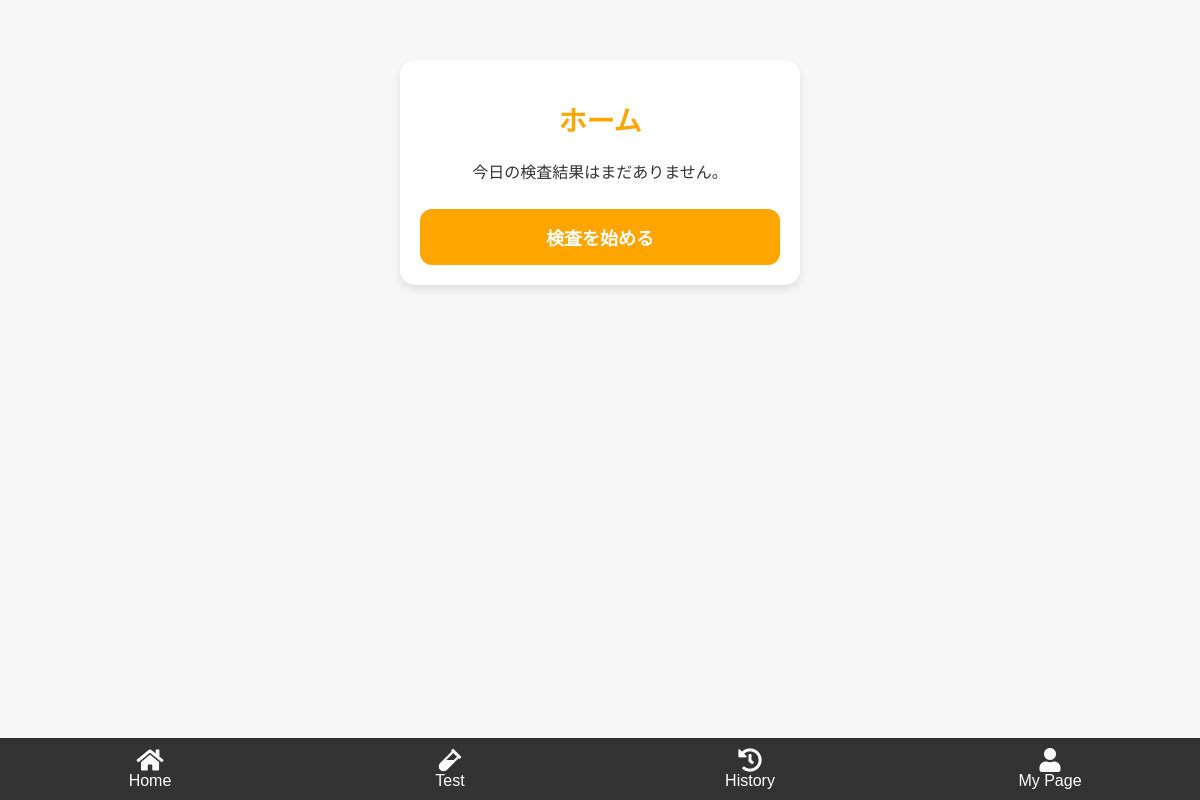
Page / (signed in) on the earlier database version.
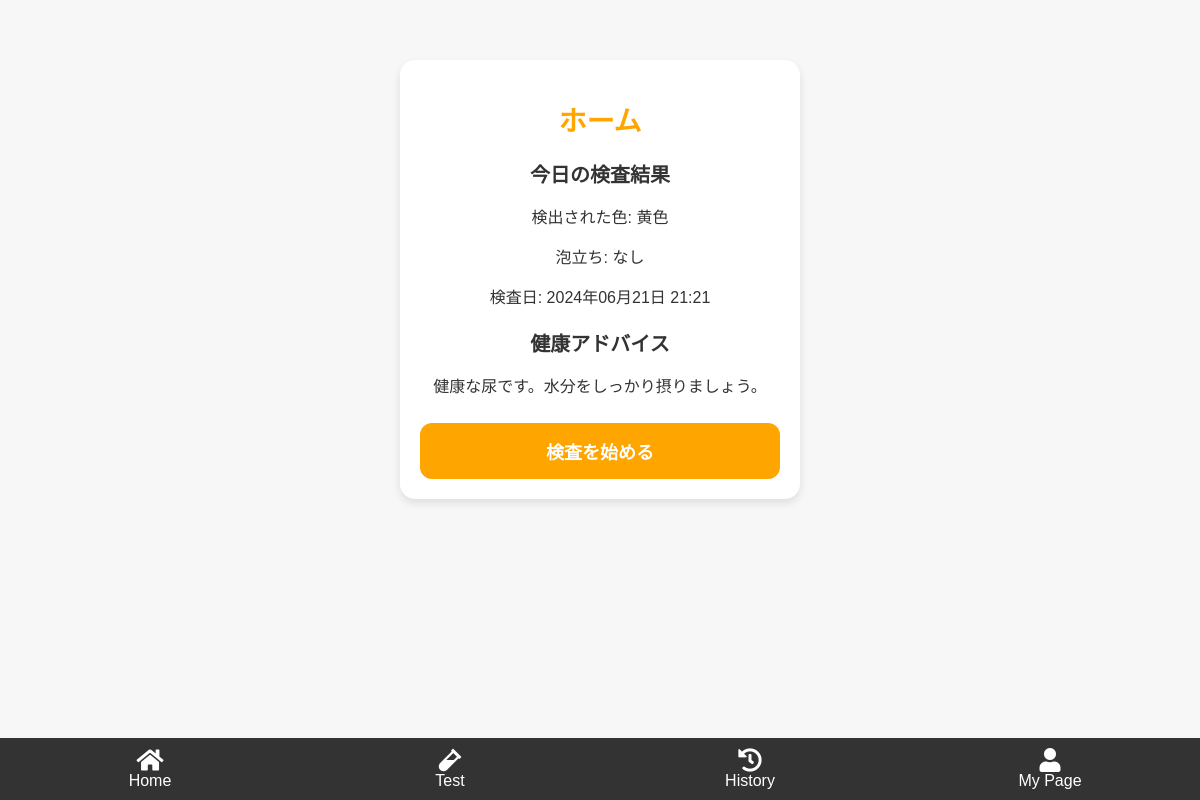
Same page on the later database version.
### app.py (models this page shows)
class Result(db.Model):
    id = db.Column(db.Integer, primary_key=True)
    color = db.Column(db.String(20), nullable=False)
    foam = db.Column(db.String(20), nullable=False)
    date = db.Column(db.DateTime, nullable=False, default=datetime.utcnow)
    user_id = db.Column(db.Integer, db.ForeignKey('user.id'), nullable=False)

### app.py (the view)
@app.route('/')
@login_required
def home():
    today = date.today()
    latest_result = Result.query.filter_by(user_id=current_user.id).filter(Result.date >= today).order_by(Result.date.desc()).first()
    health_advice = ""
    if latest_result:
        print(f"Latest result: {latest_result.color}, {latest_result.foam}, {latest_result.date}")  # デバッグ用ログ
        color = latest_result.color
        if color == "黄色":
            health_advice = "健康な尿です。水分をしっかり摂りましょう。"
        elif color == "無色透明":
            health_advice = "水分を多く摂りすぎているかもしれません。"
        elif color == "その他":
            health_advice = "異常な色です。医師の診察を受けてください。"
    return render_template('home.html', latest_result=latest_result, health_advice=health_advice)

### app.py (called while the page is built)
@login_manager.user_loader
def load_user(user_id):
    return User.query.get(int(user_id))

### templates/home.html (shortened to what this page needs)
{% extends "layout.html" %}
{% block content %}
    <h1>ホーム</h1>
    <div id="latest-result">
        {% if latest_result %}
            <h2>今日の検査結果</h2>
            <p>検出された色: {{ latest_result.color }}</p>
            <p>泡立ち: {{ latest_result.foam }}</p>
            <p>検査日: {{ latest_result.date.strftime('%Y年%m月%d日 %H:%M') }}</p>
            <h3>健康アドバイス</h3>
            <p>{{ health_advice }}</p>
        {% else %}
            <p>今日の検査結果はまだありません。</p>
        {% endif %}
    </div>
    <button class="custom-upload-button" onclick="location.href='/index'">検査を始める</button>
{% endblock %}

Differences in the rows shown:
added Result: color "黄色", foam "なし", date "2024年06月21日 21:21"
Other differences:
{{ health_advice }}: (not shown) → "健康な尿です。水分をしっかり摂りましょう。"
text no longer shown: "今日の検査結果はまだありません。"
text now shown: "今日の検査結果 検出された色: 泡立ち: 検査日: 健康アドバイス"
